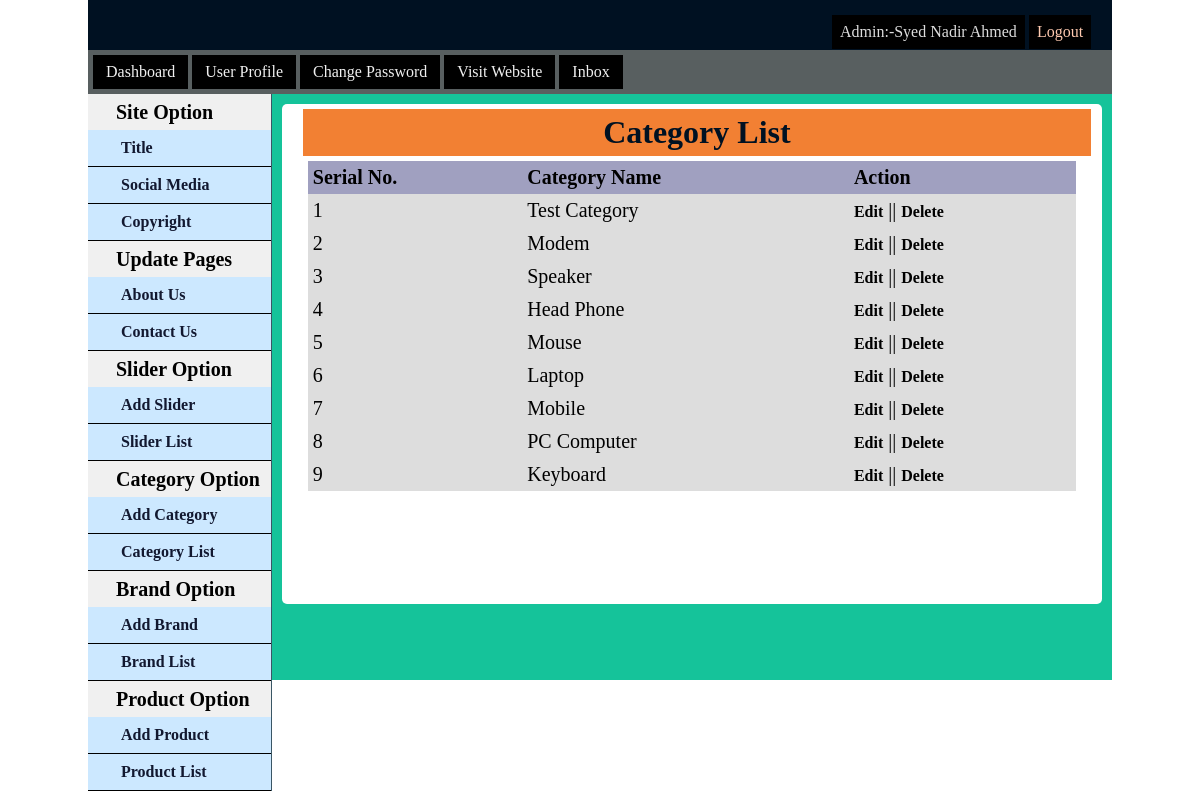
The app's page /admin/catlist.php (signed in) with its own data.
### tables this page shows
CREATE TABLE `tbl_category` (
  `category_Id` int(11) NOT NULL,
  `category_Name` varchar(255) NOT NULL
);

### lib/Database.php (called while the page is built, shortened)
<?php
Class Database{
   public $host   = DB_HOST;
   public $user   = DB_USER;
   public $pass   = DB_PASS;
   public $dbname = DB_NAME;
   public $link;
  private function connectDB(){
     $this->link = new mysqli($this->host, $this->user, $this->pass, $this->dbname);
   }
  public function select($query){
      $result = $this->link->query($query) or die($this->link->error.__LINE__);
      if($result->num_rows > 0){
        return $result;
      } else {
        return false;
      }
   }
}

### classes/Category.php (called while the page is built, shortened)
<?php
	$filepath = realpath(dirname(__File__));
	include_once ($filepath.'/../lib/Database.php');
?>
<?php
class Category{
	private $db;
	public function __construct(){
		$this->db = new Database();
	}
	public function getAllcat(){
		$query = "SELECT * FROM tbl_category ORDER BY category_Id DESC";
		$result = $this->db->select($query);
		return $result;
	}
}
?>

### admin/catlist.php (the view, shortened to what this page needs)
<?php include 'inc/header.php';?>
<?php include 'inc/sidebar.php';?>
<?php include '../classes/Category.php';?>
<?php
	$cat = new Category();
?>
	<div class="viewsec">
        <div class="catlist">
            <div class="box ">
                <h2>Category List</h2>
                <div class="block">
                    <table class="datatable" id="example">
					<thead>
						<tr>
							<th>Serial No.</th>
							<th>Category Name</th>
							<th>Action</th>
						</tr>
					</thead>
					<tbody>
						<?php
							$getcat = $cat->getAllcat();
							if($getcat){
								$i = 0;
								while($result = $getcat->fetch_assoc()){
									$i++;
						?>
						<tr class="odd">
							<td><?php echo $i;?></td>
							<td><?php echo $result['category_Name'];?></td>
							<td><a href="catEdit.php?categoryId=<?php echo $result['category_Id'];?>">Edit</a> || <a onclick="return confirm('Are You Sure? you want to delete')" href="?deletecategory=<?php echo $result['category_Id'];?>">Delete</a></td>
						</tr>
                       <?php } } ?>
					</tbody>
				</table>
               </div>
            </div>
        </div>
	</div>
</div>
</body>

### admin/style.css (style rules this page uses)
* { margin:0; padding:0; }
.viewsec { width:80%; min-height:500px; height:auto; float:left; display:block; background:#fff; border-radius: 5px; margin: 10px; }
.dashsec, .changepass, .titlecon, .socialopt, .copyopt, .slideradd_opt, .slidlist, .addcat, .catlist, .addproduct { margin:0 auto; width:95%; padding:5px; }
.box h2 { width:100%; background:#F28033; text-align:center; padding:5px; font-size:32px; color:#001122; }
.block { padding:5px; font-size:20px; }
table.datatable { width:100%; height:auto; border-collapse: collapse; }
.datatable th { text-align: -webkit-left; font-size: 20px; background-color: #A0A0C0; padding: 5px; color: #000; }
.datatable .odd td { font-size: 20px; background-color: #ddd; padding: 5px; color: #000; }
.datatable .odd a { text-decoration:none; color:#000; font-size:16px; font-weight:bold; }

### records on screen
tbl_category: category_Name "Test Category"
tbl_category: category_Name "Modem"
tbl_category: category_Name "Speaker"
tbl_category: category_Name "Head Phone"
tbl_category: category_Name "Mouse"
tbl_category: category_Name "Laptop"
tbl_category: category_Name "Mobile"
tbl_category: category_Name "PC Computer"
tbl_category: category_Name "Keyboard"

### other values on screen
Session::get('adminName') "Syed Nadir Ahmed"
